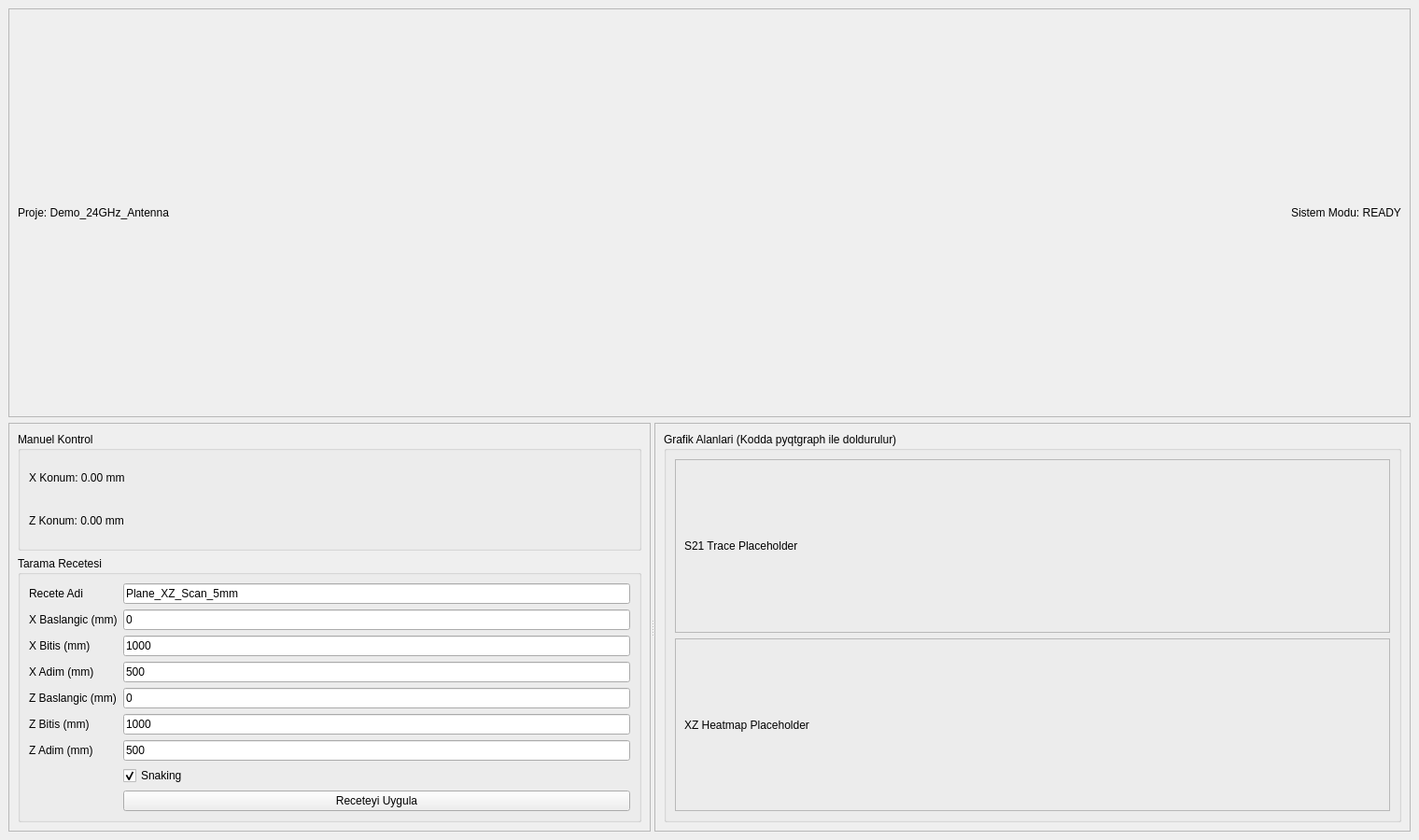
<?xml version="1.0" encoding="UTF-8"?>
<ui version="4.0">
 <class>MainWindow</class>
 <widget class="QMainWindow" name="MainWindow">
  <property name="geometry">
   <rect>
    <x>0</x>
    <y>0</y>
    <width>1520</width>
    <height>900</height>
   </rect>
  </property>
  <property name="windowTitle">
   <string>XZ Pozisyoner Ana Kontrol - UI Tasarimi</string>
  </property>
  <widget class="QWidget" name="centralwidget">
   <layout class="QVBoxLayout" name="verticalLayout">
    <item>
     <widget class="QFrame" name="topbarFrame">
      <property name="frameShape">
       <enum>QFrame::StyledPanel</enum>
      </property>
      <property name="frameShadow">
       <enum>QFrame::Raised</enum>
      </property>
      <layout class="QHBoxLayout" name="topbarLayout">
       <item>
        <widget class="QLabel" name="projectLabel">
         <property name="text">
          <string>Proje: Demo_24GHz_Antenna</string>
         </property>
        </widget>
       </item>
       <item>
        <spacer name="horizontalSpacer">
         <property name="orientation">
          <enum>Qt::Horizontal</enum>
         </property>
         <property name="sizeHint" stdset="0">
          <size>
           <width>40</width>
           <height>20</height>
          </size>
         </property>
        </spacer>
       </item>
       <item>
        <widget class="QLabel" name="modeLabel">
         <property name="text">
          <string>Sistem Modu: READY</string>
         </property>
        </widget>
       </item>
      </layout>
     </widget>
    </item>
    <item>
     <widget class="QSplitter" name="mainSplitter">
      <property name="orientation">
       <enum>Qt::Horizontal</enum>
      </property>
      <widget class="QFrame" name="leftPanelFrame">
       <property name="frameShape">
        <enum>QFrame::StyledPanel</enum>
       </property>
       <layout class="QVBoxLayout" name="leftPanelLayout">
        <item>
         <widget class="QGroupBox" name="manualGroup">
          <property name="title">
           <string>Manuel Kontrol</string>
          </property>
          <layout class="QVBoxLayout" name="manualGroupLayout">
           <item>
            <widget class="QLabel" name="xPosLabel">
             <property name="text">
              <string>X Konum: 0.00 mm</string>
             </property>
            </widget>
           </item>
           <item>
            <widget class="QLabel" name="zPosLabel">
             <property name="text">
              <string>Z Konum: 0.00 mm</string>
             </property>
            </widget>
           </item>
          </layout>
         </widget>
        </item>
        <item>
         <widget class="QGroupBox" name="recipeGroup">
          <property name="title">
           <string>Tarama Recetesi</string>
          </property>
          <layout class="QFormLayout" name="recipeFormLayout">
           <item row="0" column="0">
            <widget class="QLabel" name="label_recipeName">
             <property name="text">
              <string>Recete Adi</string>
             </property>
            </widget>
           </item>
           <item row="0" column="1">
            <widget class="QLineEdit" name="recipeNameLineEdit">
             <property name="text">
              <string>Plane_XZ_Scan_5mm</string>
             </property>
            </widget>
           </item>
           <item row="1" column="0">
            <widget class="QLabel" name="label_xStart">
             <property name="text">
              <string>X Baslangic (mm)</string>
             </property>
            </widget>
           </item>
           <item row="1" column="1">
            <widget class="QLineEdit" name="xStartLineEdit">
             <property name="text">
              <string>0</string>
             </property>
            </widget>
           </item>
           <item row="2" column="0">
            <widget class="QLabel" name="label_xStop">
             <property name="text">
              <string>X Bitis (mm)</string>
             </property>
            </widget>
           </item>
           <item row="2" column="1">
            <widget class="QLineEdit" name="xStopLineEdit">
             <property name="text">
              <string>1000</string>
             </property>
            </widget>
           </item>
           <item row="3" column="0">
            <widget class="QLabel" name="label_xStep">
             <property name="text">
              <string>X Adim (mm)</string>
             </property>
            </widget>
           </item>
           <item row="3" column="1">
            <widget class="QLineEdit" name="xStepLineEdit">
             <property name="text">
              <string>500</string>
             </property>
            </widget>
           </item>
           <item row="4" column="0">
            <widget class="QLabel" name="label_zStart">
             <property name="text">
              <string>Z Baslangic (mm)</string>
             </property>
            </widget>
           </item>
           <item row="4" column="1">
            <widget class="QLineEdit" name="zStartLineEdit">
             <property name="text">
              <string>0</string>
             </property>
            </widget>
           </item>
           <item row="5" column="0">
            <widget class="QLabel" name="label_zStop">
             <property name="text">
              <string>Z Bitis (mm)</string>
             </property>
            </widget>
           </item>
           <item row="5" column="1">
            <widget class="QLineEdit" name="zStopLineEdit">
             <property name="text">
              <string>1000</string>
             </property>
            </widget>
           </item>
           <item row="6" column="0">
            <widget class="QLabel" name="label_zStep">
             <property name="text">
              <string>Z Adim (mm)</string>
             </property>
            </widget>
           </item>
           <item row="6" column="1">
            <widget class="QLineEdit" name="zStepLineEdit">
             <property name="text">
              <string>500</string>
             </property>
            </widget>
           </item>
           <item row="7" column="1">
            <widget class="QCheckBox" name="snakingCheckBox">
             <property name="text">
              <string>Snaking</string>
             </property>
             <property name="checked">
              <bool>true</bool>
             </property>
            </widget>
           </item>
           <item row="8" column="1">
            <widget class="QPushButton" name="applyRecipeButton">
             <property name="text">
              <string>Receteyi Uygula</string>
             </property>
            </widget>
           </item>
          </layout>
         </widget>
        </item>
       </layout>
      </widget>
      <widget class="QFrame" name="rightPanelFrame">
       <property name="frameShape">
        <enum>QFrame::StyledPanel</enum>
       </property>
       <layout class="QVBoxLayout" name="rightPanelLayout">
        <item>
         <widget class="QGroupBox" name="graphsGroup">
          <property name="title">
           <string>Grafik Alanlari (Kodda pyqtgraph ile doldurulur)</string>
          </property>
          <layout class="QVBoxLayout" name="graphsLayout">
           <item>
            <widget class="QFrame" name="tracePlaceholderFrame">
             <property name="frameShape">
              <enum>QFrame::StyledPanel</enum>
             </property>
             <layout class="QVBoxLayout" name="tracePlaceholderLayout">
              <item>
               <widget class="QLabel" name="tracePlaceholderLabel">
                <property name="text">
                 <string>S21 Trace Placeholder</string>
                </property>
               </widget>
              </item>
             </layout>
            </widget>
           </item>
           <item>
            <widget class="QFrame" name="heatmapPlaceholderFrame">
             <property name="frameShape">
              <enum>QFrame::StyledPanel</enum>
             </property>
             <layout class="QVBoxLayout" name="heatmapPlaceholderLayout">
              <item>
               <widget class="QLabel" name="heatmapPlaceholderLabel">
                <property name="text">
                 <string>XZ Heatmap Placeholder</string>
                </property>
               </widget>
              </item>
             </layout>
            </widget>
           </item>
          </layout>
         </widget>
        </item>
       </layout>
      </widget>
     </widget>
    </item>
   </layout>
  </widget>
 </widget>
 <resources/>
 <connections/>
</ui>
